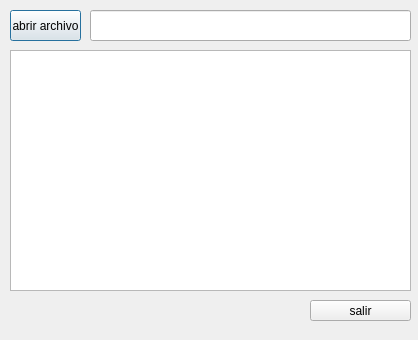
<?xml version="1.0" encoding="UTF-8"?>
<ui version="4.0">
 <class>Dialog</class>
 <widget class="QDialog" name="Dialog">
  <property name="geometry">
   <rect>
    <x>0</x>
    <y>0</y>
    <width>418</width>
    <height>340</height>
   </rect>
  </property>
  <property name="windowTitle">
   <string>Dialog</string>
  </property>
  <widget class="QPushButton" name="open_file">
   <property name="geometry">
    <rect>
     <x>10</x>
     <y>10</y>
     <width>71</width>
     <height>31</height>
    </rect>
   </property>
   <property name="text">
    <string>abrir archivo</string>
   </property>
  </widget>
  <widget class="QTextBrowser" name="textBrowser_2">
   <property name="geometry">
    <rect>
     <x>10</x>
     <y>50</y>
     <width>401</width>
     <height>241</height>
    </rect>
   </property>
  </widget>
  <widget class="QLineEdit" name="lineEdit">
   <property name="geometry">
    <rect>
     <x>90</x>
     <y>10</y>
     <width>321</width>
     <height>31</height>
    </rect>
   </property>
  </widget>
  <widget class="QPushButton" name="salir_boton">
   <property name="geometry">
    <rect>
     <x>310</x>
     <y>300</y>
     <width>101</width>
     <height>21</height>
    </rect>
   </property>
   <property name="text">
    <string>salir</string>
   </property>
  </widget>
 </widget>
 <resources/>
 <connections/>
</ui>
